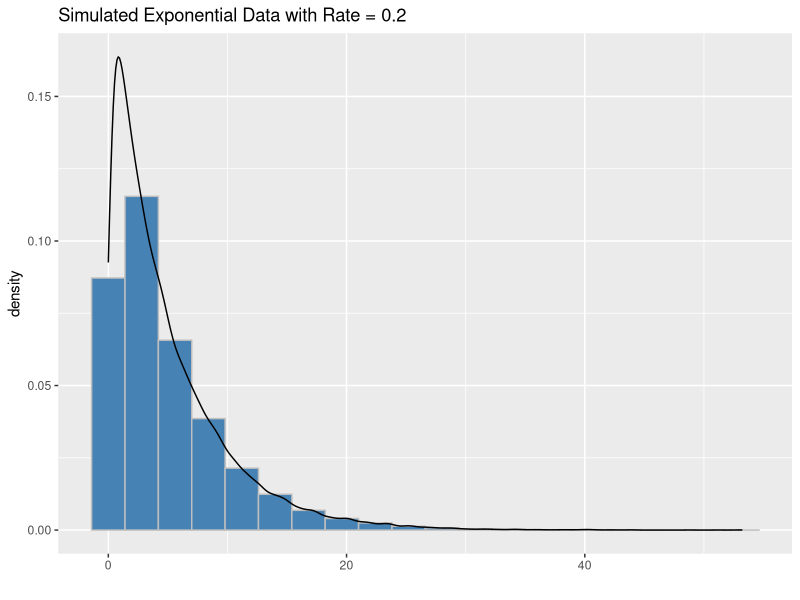
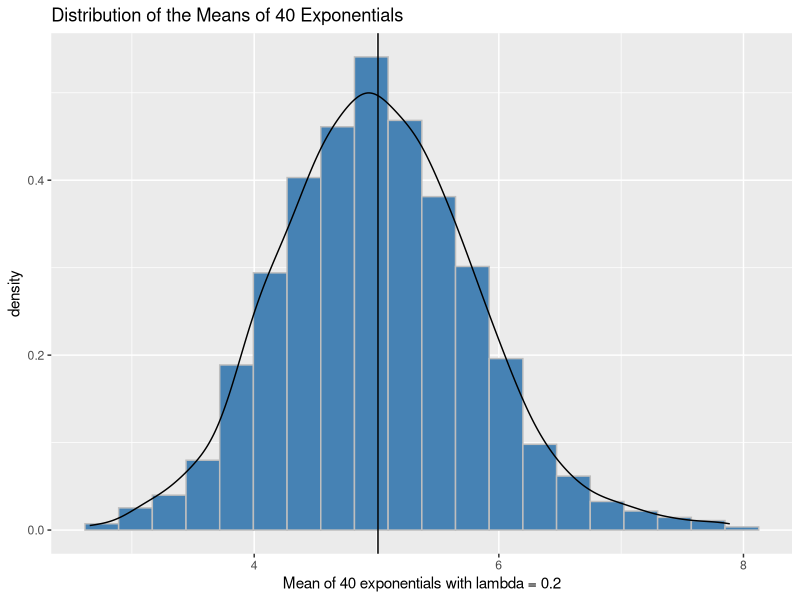
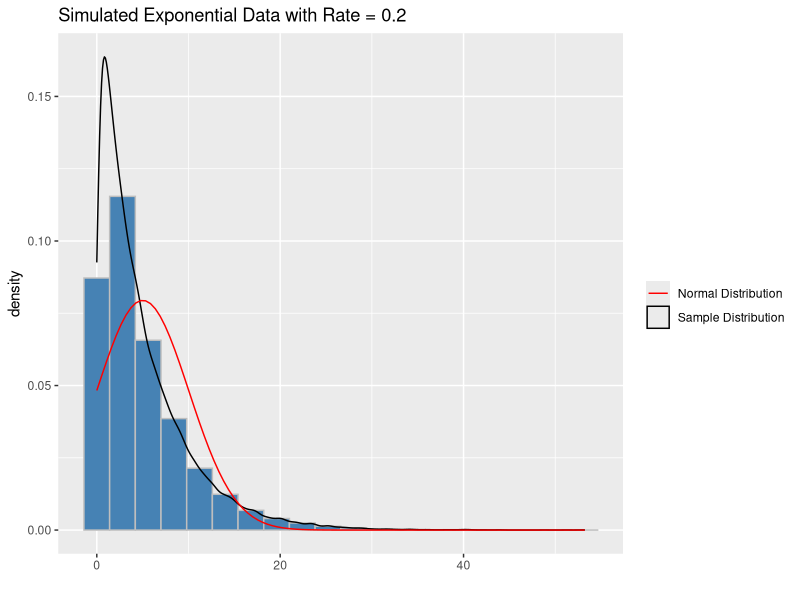
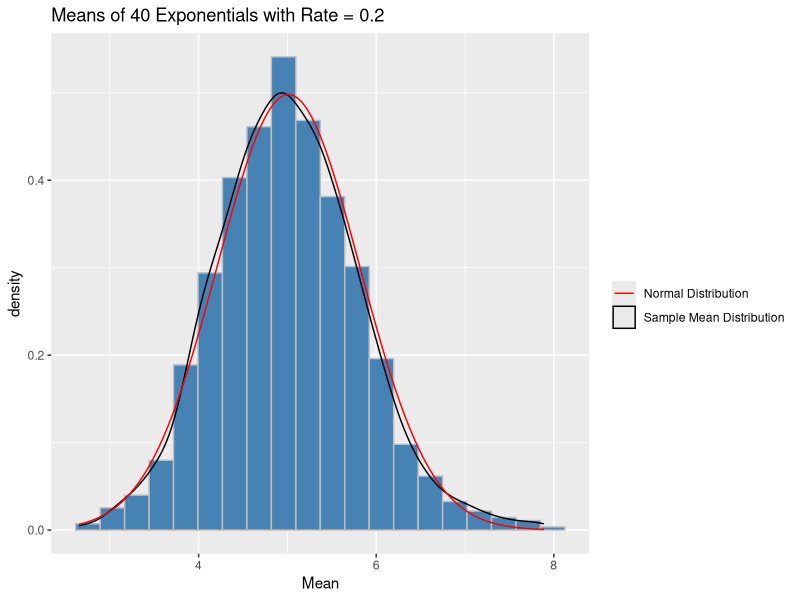

These charts were generated, in order, by the following R code:
## ---- chunk 1
knitr::opts_chunk$set(echo = TRUE)
knitr::opts_chunk$set(fig.width = 8)
## ---- chunk 2
lambda <- 0.2
sample <- rexp(40*1000, rate = lambda)
samplemat <- matrix(sample, nrow = 1000, ncol = 40)

## ---- chunk 3
library(ggplot2)
ggplot() +
        geom_histogram(aes(sample, y = ..density..), color = "grey",
                       fill = "steelblue", bins = 20)+
        geom_density(aes(sample)) +
        xlab("") +
        ggtitle("Simulated Exponential Data with Rate = 0.2")
## ---- chunk 4
samplemeans <- rowMeans(samplemat)
samplemean <- round(mean(samplemeans), 3)
theorymean <- 1/lambda
ggplot()+
        geom_histogram(aes(samplemeans, y = ..density..), color = "grey", 
                       fill = "steelblue", bins = 20) +
        geom_vline(xintercept = samplemean) +
        xlab("Mean of 40 exponentials with lambda = 0.2")+
        ggtitle("Distribution of the Means of 40 Exponentials") +
        geom_density(aes(samplemeans))

## ---- chunk 5
samplesd <- round(sd(sample), 3)
meansd <- round(sd(samplemeans), 3)
theorysd <- 1/lambda
## ---- chunk 6
ggplot(data.frame(sample), aes(sample)) +
        geom_histogram(aes(sample, y = ..density..), color = "grey", fill = "steelblue", position = "stack", bins = 20)+
        geom_density(aes(sample, col = "Sample Distribution")) +
        stat_function(fun = dnorm, 
                      args = list(mean = samplemean, sd = samplesd), 
                      geom = "line", aes(col = "Normal Distribution")) + 
        xlab("") +
        scale_color_manual(values = c("red", "black"), 
                           name = "") +
        ggtitle("Simulated Exponential Data with Rate = 0.2")
## ---- chunk 7
ggplot(data.frame(samplemeans), aes(samplemeans)) +
        geom_histogram(aes(samplemeans, y = ..density..), color = "grey", 
                       fill = "steelblue", position = "stack", bins = 20) +
        geom_density(aes(samplemeans, color = "Sample Mean Distribution")) +
        stat_function(fun = dnorm, 
                      args = list(mean = samplemean, sd = meansd), 
                      geom = "line", aes(col = "Normal Distribution")) + 
        scale_color_manual(values = c("red", "black"),
                           name = "") +
        xlab("Mean") +
        ggtitle("Means of 40 Exponentials with Rate = 0.2")
